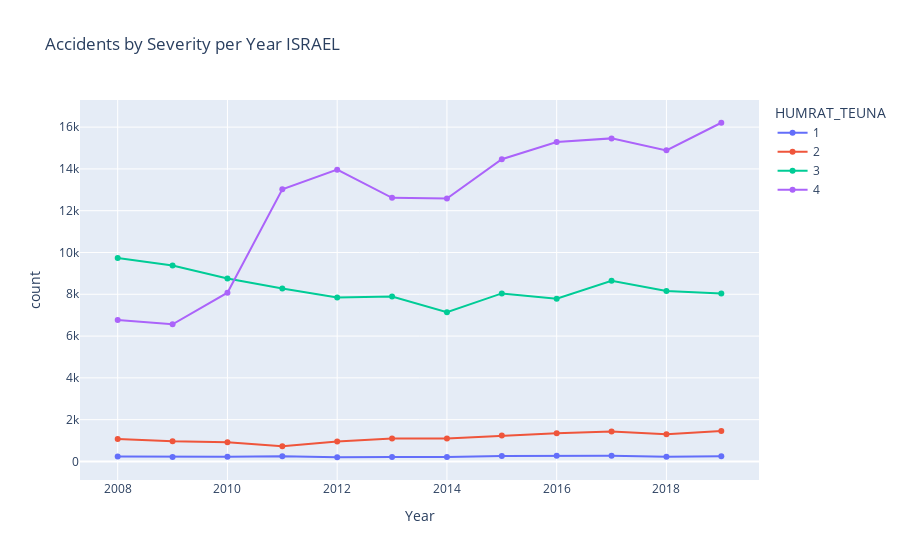

The notebook cell saved with this chart:
### Code cell
fig = graphs_templates.plot_accidents_by_attr_per_year(df=data, attribute=config["SEVERE_FEATURE"], attribute_year_name=config["YEAR_FEATURE"],
                                                     title=f'Accidents by Severity per Year {config["COUNTRY"]}',
                                                     show=True)

### Figure 1 — Plotly figure (JSON) as saved in the notebook; plotly's stock layout.template omitted (floating-point values rounded to 4 significant figures)
{"data": [{"hovertemplate": "HUMRAT_TEUNA=1<br>Year=%{x}<br>count=%{y}<extra></extra>", "legendgroup": "1", "line": {"color": "#636efa", "dash": "solid"}, "marker": {"symbol": "circle"}, "mode": "lines+markers", "name": "1", "orientation": "v", "showlegend": true, "x": [2008, 2009, 2010, 2011, 2012, 2013, 2014, 2015, 2016, 2017, 2018, 2019], "xaxis": "x", "y": [239, 218, 229, 247, 201, 213, 213, 259, 269, 267, 230, 248], "yaxis": "y", "type": "scatter"}, {"hovertemplate": "HUMRAT_TEUNA=2<br>Year=%{x}<br>count=%{y}<extra></extra>", "legendgroup": "2", "line": {"color": "#EF553B", "dash": "solid"}, "marker": {"symbol": "circle"}, "mode": "lines+markers", "name": "2", "orientation": "v", "showlegend": true, "x": [2008, 2009, 2010, 2011, 2012, 2013, 2014, 2015, 2016, 2017, 2018, 2019], "xaxis": "x", "y": [1077, 965, 914, 732, 949, 1093, 1098, 1241, 1350, 1431, 1306, 1454], "yaxis": "y", "type": "scatter"}, {"hovertemplate": "HUMRAT_TEUNA=3<br>Year=%{x}<br>count=%{y}<extra></extra>", "legendgroup": "3", "line": {"color": "#00cc96", "dash": "solid"}, "marker": {"symbol": "circle"}, "mode": "lines+markers", "name": "3", "orientation": "v", "showlegend": true, "x": [2008, 2009, 2010, 2011, 2012, 2013, 2014, 2015, 2016, 2017, 2018, 2019], "xaxis": "x", "y": [9738, 9379, 8757, 8281, 7844, 7889, 7142, 8042, 7792, 8649, 8153, 8034], "yaxis": "y", "type": "scatter"}, {"hovertemplate": "HUMRAT_TEUNA=4<br>Year=%{x}<br>count=%{y}<extra></extra>", "legendgroup": "4", "line": {"color": "#ab63fa", "dash": "solid"}, "marker": {"symbol": "circle"}, "mode": "lines+markers", "name": "4", "orientation": "v", "showlegend": true, "x": [2008, 2009, 2010, 2011, 2012, 2013, 2014, 2015, 2016, 2017, 2018, 2019], "xaxis": "x", "y": [6769, 6563, 8076, 13022, 13964, 12614, 12578, 14461, 15288, 15461, 14887, 16209], "yaxis": "y", "type": "scatter"}], "layout": {"xaxis": {"anchor": "y", "domain": [0.0, 1.0], "title": {"text": "Year"}}, "yaxis": {"anchor": "x", "domain": [0.0, 1.0], "title": {"text": "count"}}, "legend": {"title": {"text": "HUMRAT_TEUNA"}, "tracegroupgap": 0}, "title": {"text": "Accidents by Severity per Year ISRAEL"}}}
